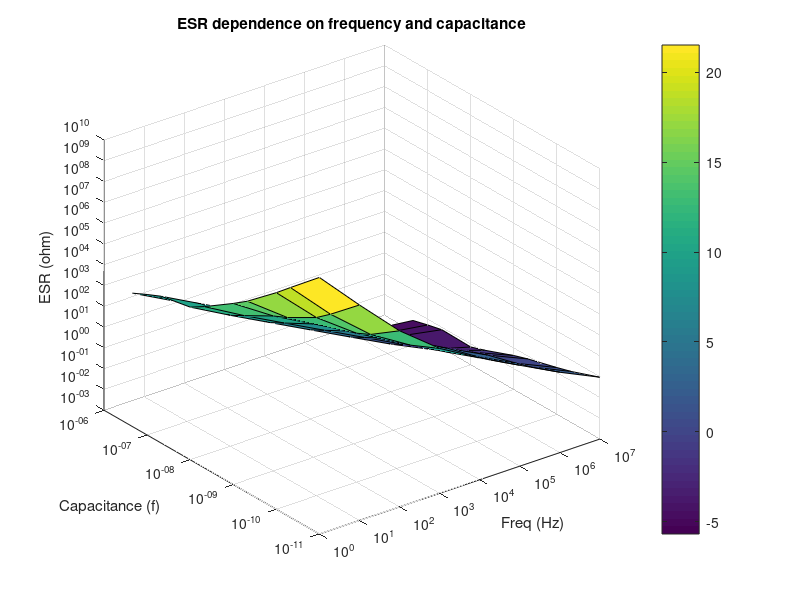

This figure's MATLAB source: (Note: this script raises an error after producing the figure.)
% From http://ksim.kemet.com/Ceramic/CeramicCapSelection.aspx
% Series: C1210C100K8GAC

capESR = [2201000000	113551000	26217000	1615000	512561	57115	21961	11606	5733	2602;
            23139000	1317000	370962	58619	28488	4680	1968	1112	550.505	249.816;
            295075	31203	14582	4833	2621	457.652	194.565	110.734	54.829	24.882;
            9313	2116	1233	473.029	259.852	45.668	19.438	11.075	5.485	2.49;
            729.56	201.565	121.098	47.222	25.978	4.573	1.948	1.113	0.552737	0.251869;
            71.152	20.133	12.138	4.744	2.613	0.46419	0.1995	0.117253	0.05955	0.028066;
            7.299	2.086	1.264	0.497214	0.276798	0.053323	0.024637	0.017647	0.010232	0.005685;
            0.936091	0.28277	0.176617	0.072554	0.043172	0.01224	0.007152	0.007687	0.0053	0.003402];
capFreq = [1,10,100,1000,10000,100000,1000000,10000000];
capVal = [1.00E-11	4.7E-11	1.00E-10	4.7E-10	0.000000001	4.7E-09	0.00000001	0.000000047	0.0000001	0.00000022];
h1 = figure();
surf(capFreq,capVal,capESR',log(capESR'));
set(gca, 'XScale', 'log', 'YScale', 'log', 'ZScale', 'log')
xlabel('Freq (Hz)'),ylabel('Capacitance (f)'),zlabel('ESR (ohm)')
title('ESR dependence on frequency and capacitance')
cb1 = colorbar;
temp1 = get(cb1,'Ticks');
set(cb1,'TickLabels',round(exp(temp1),2,'significant'));
tempAx1 = h1.CurrentAxes;
axis([tempAx1.XLim tempAx1.YLim min(min(capESR)) max(max(capESR)) min(min(log(capESR))) max(max(log(capESR)))])
view(64,20)

capQ = 1./(2*pi*capFreq'*capVal.*capESR);
h2 = figure();
surf(capFreq,capVal,capQ',log(capQ'));
set(gca, 'XScale', 'log', 'YScale', 'log', 'ZScale', 'log')
xlabel('Freq (Hz)'),ylabel('Capacitance (f)'),zlabel('Q')
title('Q dependence on frequency and capacitance')
cb2 = colorbar;
temp2 = get(cb2,'Ticks');
set(cb2,'TickLabels',round(exp(temp2),2,'significant'));
tempAx2 = h2.CurrentAxes;
axis([tempAx2.XLim tempAx2.YLim min(min(capQ)) max(max(capQ)) min(min(log(capQ))) max(max(log(capQ)))])
view(64,20)

Reviewer2Prop = 2*pi*capFreq'*capVal.*capESR;
h = figure();
surf(capFreq,capVal,Reviewer2Prop',log(Reviewer2Prop'));
set(gca, 'XScale', 'log', 'YScale', 'log', 'ZScale', 'log')
xlabel('Freq (Hz)'),ylabel('Capacitance (f)'),zlabel('ESR*2*pi*f*C (u)')
title('ESR*2*pi*f*C')